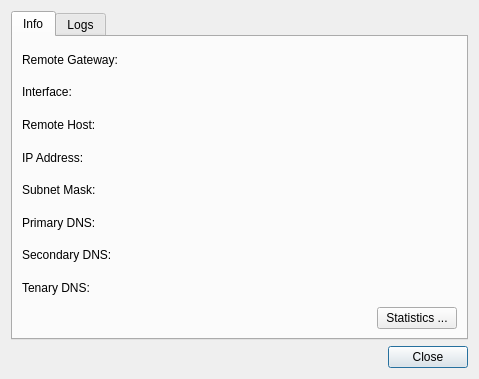
<?xml version="1.0" encoding="UTF-8"?>
<ui version="4.0">
 <class>ConnectionInformationDialog</class>
 <widget class="QDialog" name="ConnectionInformationDialog">
  <property name="geometry">
   <rect>
    <x>0</x>
    <y>0</y>
    <width>479</width>
    <height>379</height>
   </rect>
  </property>
  <property name="sizePolicy">
   <sizepolicy hsizetype="Expanding" vsizetype="Expanding">
    <horstretch>0</horstretch>
    <verstretch>0</verstretch>
   </sizepolicy>
  </property>
  <property name="windowTitle">
   <string>L2TP IPSec VPN</string>
  </property>
  <layout class="QVBoxLayout" name="m_pDialogLayout">
   <item>
    <widget class="QTabWidget" name="m_pTabWidget">
     <property name="currentIndex">
      <number>0</number>
     </property>
     <widget class="QWidget" name="m_pInfoTab">
      <attribute name="title">
       <string>Info</string>
      </attribute>
      <layout class="QGridLayout" name="gridLayout">
       <item row="0" column="0">
        <widget class="QLabel" name="m_pGatewayLabel">
         <property name="text">
          <string>Remote Gateway:</string>
         </property>
        </widget>
       </item>
       <item row="0" column="1">
        <widget class="QLabel" name="m_pGateway">
         <property name="sizePolicy">
          <sizepolicy hsizetype="Expanding" vsizetype="Preferred">
           <horstretch>0</horstretch>
           <verstretch>0</verstretch>
          </sizepolicy>
         </property>
         <property name="text">
          <string/>
         </property>
        </widget>
       </item>
       <item row="1" column="0">
        <widget class="QLabel" name="m_pInterfaceNameLabel">
         <property name="text">
          <string>Interface:</string>
         </property>
        </widget>
       </item>
       <item row="1" column="1">
        <widget class="QLabel" name="m_pInterfaceName">
         <property name="sizePolicy">
          <sizepolicy hsizetype="Expanding" vsizetype="Preferred">
           <horstretch>0</horstretch>
           <verstretch>0</verstretch>
          </sizepolicy>
         </property>
         <property name="text">
          <string/>
         </property>
        </widget>
       </item>
       <item row="2" column="0">
        <widget class="QLabel" name="m_pRemoteHostLabel">
         <property name="text">
          <string>Remote Host:</string>
         </property>
        </widget>
       </item>
       <item row="2" column="1">
        <widget class="QLabel" name="m_pRemoteHost">
         <property name="sizePolicy">
          <sizepolicy hsizetype="Expanding" vsizetype="Preferred">
           <horstretch>0</horstretch>
           <verstretch>0</verstretch>
          </sizepolicy>
         </property>
         <property name="text">
          <string/>
         </property>
        </widget>
       </item>
       <item row="3" column="0">
        <widget class="QLabel" name="m_pIPlAddressLabel">
         <property name="text">
          <string>IP Address:</string>
         </property>
        </widget>
       </item>
       <item row="3" column="1">
        <widget class="QLabel" name="m_pIPAddress">
         <property name="sizePolicy">
          <sizepolicy hsizetype="Expanding" vsizetype="Preferred">
           <horstretch>0</horstretch>
           <verstretch>0</verstretch>
          </sizepolicy>
         </property>
         <property name="text">
          <string/>
         </property>
        </widget>
       </item>
       <item row="4" column="0">
        <widget class="QLabel" name="m_pSubnetMaskLabel">
         <property name="text">
          <string>Subnet Mask:</string>
         </property>
        </widget>
       </item>
       <item row="4" column="1">
        <widget class="QLabel" name="m_pSubnetMask">
         <property name="text">
          <string/>
         </property>
        </widget>
       </item>
       <item row="5" column="0">
        <widget class="QLabel" name="m_pPrimaryDNSLabel">
         <property name="text">
          <string>Primary DNS:</string>
         </property>
        </widget>
       </item>
       <item row="5" column="1">
        <widget class="QLabel" name="m_pPrimaryDNS">
         <property name="sizePolicy">
          <sizepolicy hsizetype="Expanding" vsizetype="Preferred">
           <horstretch>0</horstretch>
           <verstretch>0</verstretch>
          </sizepolicy>
         </property>
         <property name="text">
          <string/>
         </property>
        </widget>
       </item>
       <item row="6" column="0">
        <widget class="QLabel" name="m_pSecondaryDNSLabel">
         <property name="text">
          <string>Secondary DNS:</string>
         </property>
        </widget>
       </item>
       <item row="6" column="1">
        <widget class="QLabel" name="m_pSecondaryDNS">
         <property name="sizePolicy">
          <sizepolicy hsizetype="Expanding" vsizetype="Preferred">
           <horstretch>0</horstretch>
           <verstretch>0</verstretch>
          </sizepolicy>
         </property>
         <property name="text">
          <string/>
         </property>
        </widget>
       </item>
       <item row="7" column="0">
        <widget class="QLabel" name="m_pTenaryDNSLabel">
         <property name="text">
          <string>Tenary DNS:</string>
         </property>
        </widget>
       </item>
       <item row="7" column="1">
        <widget class="QLabel" name="m_pTenaryDNS">
         <property name="text">
          <string/>
         </property>
        </widget>
       </item>
       <item row="8" column="2">
        <widget class="QPushButton" name="m_pStatisticsPushButton">
         <property name="sizePolicy">
          <sizepolicy hsizetype="Fixed" vsizetype="Fixed">
           <horstretch>85</horstretch>
           <verstretch>27</verstretch>
          </sizepolicy>
         </property>
         <property name="layoutDirection">
          <enum>Qt::RightToLeft</enum>
         </property>
         <property name="text">
          <string>Statistics ...</string>
         </property>
         <property name="autoDefault">
          <bool>false</bool>
         </property>
        </widget>
       </item>
      </layout>
     </widget>
     <widget class="QWidget" name="m_pLogTab">
      <attribute name="title">
       <string>Logs</string>
      </attribute>
      <layout class="QVBoxLayout" name="m_pLogTabLayout">
       <item>
        <widget class="QTextEdit" name="m_pTextEdit">
         <property name="readOnly">
          <bool>true</bool>
         </property>
        </widget>
       </item>
      </layout>
     </widget>
    </widget>
   </item>
   <item>
    <widget class="QDialogButtonBox" name="m_pButtonBox">
     <property name="sizePolicy">
      <sizepolicy hsizetype="Expanding" vsizetype="Maximum">
       <horstretch>0</horstretch>
       <verstretch>0</verstretch>
      </sizepolicy>
     </property>
     <property name="orientation">
      <enum>Qt::Horizontal</enum>
     </property>
     <property name="standardButtons">
      <set>QDialogButtonBox::Close</set>
     </property>
    </widget>
   </item>
  </layout>
 </widget>
 <tabstops>
  <tabstop>m_pTabWidget</tabstop>
  <tabstop>m_pStatisticsPushButton</tabstop>
  <tabstop>m_pButtonBox</tabstop>
  <tabstop>m_pTextEdit</tabstop>
 </tabstops>
 <resources>
  <include location="../../resources/L2tpIPsecVpn.qrc"/>
 </resources>
 <connections>
  <connection>
   <sender>m_pButtonBox</sender>
   <signal>clicked(QAbstractButton*)</signal>
   <receiver>ConnectionInformationDialog</receiver>
   <slot>close()</slot>
   <hints>
    <hint type="sourcelabel">
     <x>248</x>
     <y>254</y>
    </hint>
    <hint type="destinationlabel">
     <x>157</x>
     <y>274</y>
    </hint>
   </hints>
  </connection>
 </connections>
</ui>
